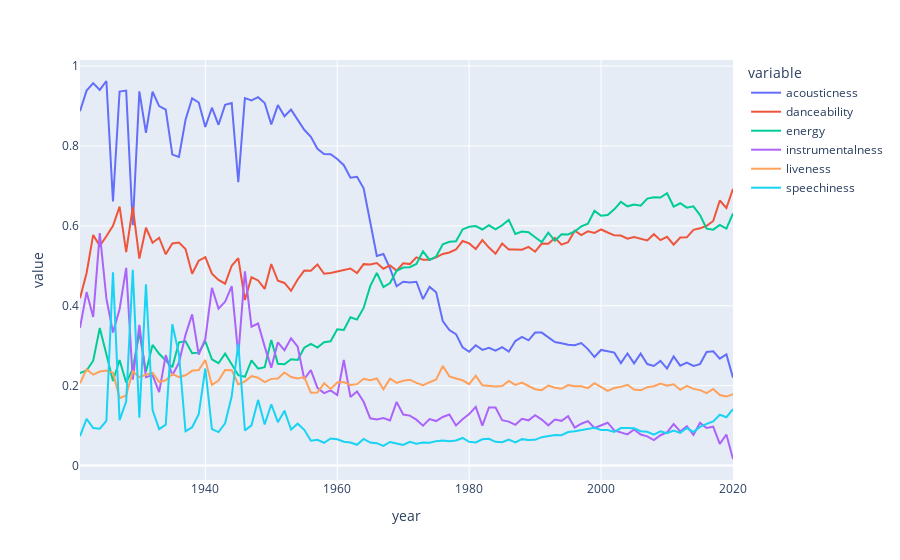

Notebook source saved alongside this figure:
### Code cell
sound_features = ['acousticness','danceability','energy','instrumentalness','liveness','speechiness']
fig = px.line(data_by_year,x='year',y=sound_features)
fig.show()
